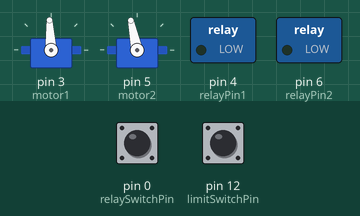
Recording of a sketch running on a simulated Arduino Uno, built with avr-gcc and run on an emulated ATmega328P. Parts: 2 × servo, switched loads named in the sketch (green lamp = pin HIGH). Inputs (shaded band) come from the test bench; at power-on: pin 0 (relaySwitchPin) LOW, pin 12 (limitSwitchPin) LOW. At 6.1 s the program stops and its outputs stay as they are.

Above: at 0.2 s.
At 5.2 s:
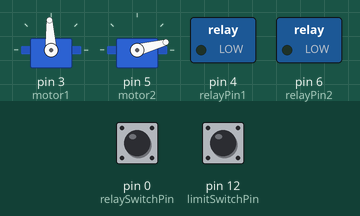
Timing chart, 0 to 7.6 s (numbered marks = the images above):
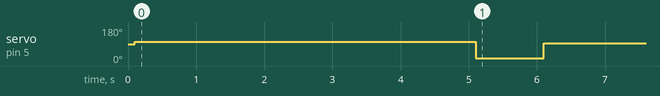

Measured:
- by itself, servo on pin 5 (motor2): 90° → 102° at 0.10 s, → 15° 5.0 s later, → 93° 1.0 s later

The sketch:

Team3206ControllerBoard.ino
```cpp
/*
 Setting up a control board for Team 3206 FIRST Robotics Team
 Royal T Wrecks

 Two Motor Controllers
    - Speed control with a knob (potentiometer)
 One Relay
    - Controlled by switch
 One Limit Switch

*/

#include <Servo.h>

Servo motor1;  // create servo object to control a servo
Servo motor2;  // 2nd motor controller

int potpin = 0;  // analog pin used to connect the potentiometer
int val;        // variable to read the value from the analog pin
int relaySwitch;    // switch for the relay
int limitSwitch;    // limit switch for the motors

const int relaySwitchPin = 0;
const int limitSwitchPin = 12;
const int relayPin1 = 4;
const int relayPin2 = 6;

int fullReverse = 800;
int fullForward = 2200;
int neutral = 1500;


void setup()
{
  motor1.attach(3);  // attaches motor controller on pin 9 to the servo object
  motor2.attach(5); // second motor controller on pin 11
  pinMode(relaySwitchPin, INPUT);
  pinMode(limitSwitchPin, INPUT);
  pinMode(relayPin1, OUTPUT);
  pinMode(relayPin2, OUTPUT);

}

void loop()
{
  //  read the knob and map it to servo output
  val = analogRead(potpin);            // reads the value of the potentiometer (value between 0 and 1023)
  val = map(val, 0, 1023, fullReverse, fullForward);     // scale it to use it with the servo (value between 0 and 180)

  //  read the switch states
  relaySwitch = digitalRead(relaySwitchPin);
  limitSwitch = digitalRead(limitSwitchPin);

  motor1.writeMicroseconds(1500);       // sets the servo position according to the scaled value

 /* if((limitSwitch == 0) && (val > neutral)) {  // if the limit switch is true do not allow the motor to turn forward
    motor2.writeMicroseconds(neutral);
  }
  else {
    motor2.writeMicroseconds(val);
  } */

 while(limitSwitch == 1) {
  motor2.writeMicroseconds(2200);
  limitSwitch=digitalRead(limitSwitchPin);
 }
  delay(100);
  motor2.writeMicroseconds(1600);
  delay(5000);
  motor2.writeMicroseconds(700);
  delay(1000);
  motor2.writeMicroseconds(1500);
  while(1);
}
```
